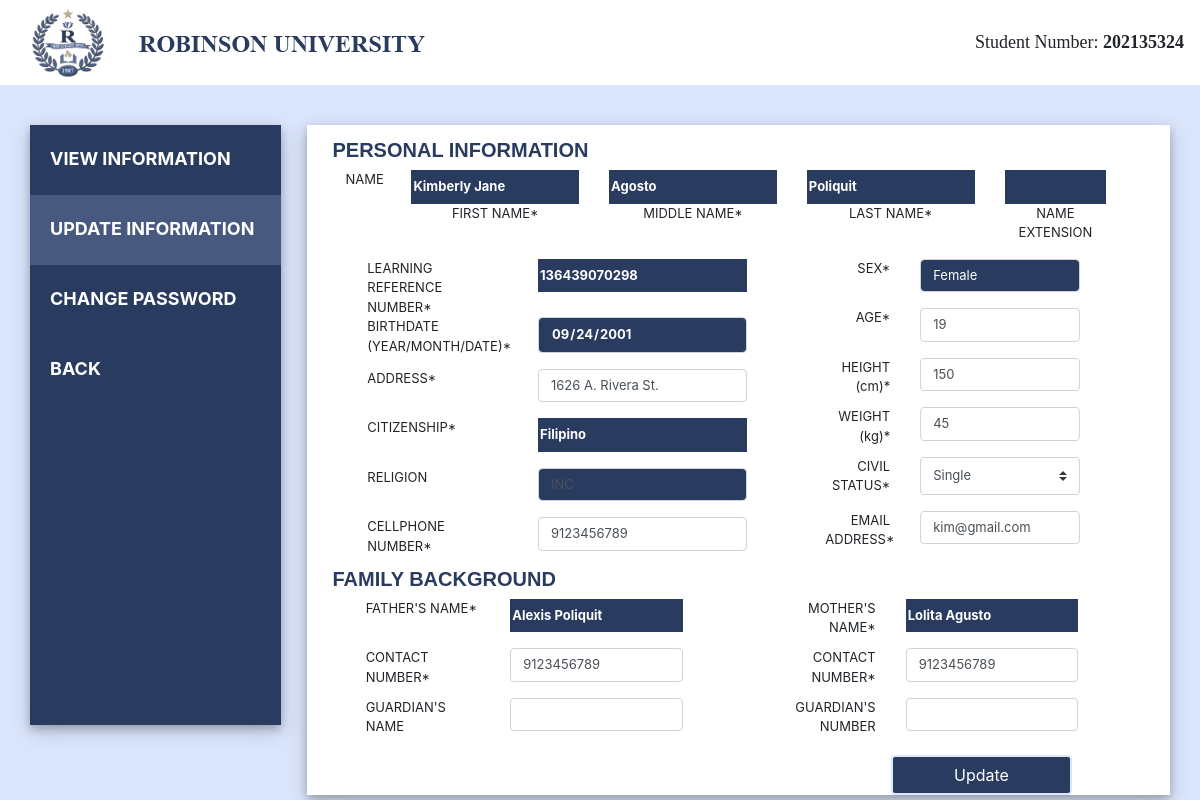
Screenshot of /updateInfo.php (signed in) with the database file from the repository.
### tables this page shows
CREATE TABLE `personalinfo` (
  `id` int(11) NOT NULL,
  `studID` bigint(20) NOT NULL DEFAULT 2021,
  `password` varchar(150) NOT NULL DEFAULT '2021',
  `lastname` varchar(45) NOT NULL,
  `firstname` varchar(45) NOT NULL,
  `middlename` varchar(45) NOT NULL,
  `nExtension` text NOT NULL,
  `lrn` bigint(12) NOT NULL,
  `seks` varchar(11) NOT NULL,
  `birthdate` varchar(12) NOT NULL,
  `age` int(2) NOT NULL,
  `address` text NOT NULL,
  `height` int(5) NOT NULL,
  `citizenship` varchar(50) NOT NULL,
  `weight` int(5) NOT NULL,
  `religion` varchar(150) NOT NULL,
  `civil_status` varchar(150) NOT NULL,
  `cpnum` bigint(15) NOT NULL,
  `email` varchar(150) NOT NULL,
  `fathername` varchar(250) NOT NULL,
  `mothername` varchar(250) NOT NULL,
  `fathernum` bigint(15) NOT NULL,
  `mothernum` bigint(15) NOT NULL,
  `gname` varchar(150) NOT NULL,
  `gnum` varchar(11) NOT NULL,
  `schcategory` varchar(150) NOT NULL,
  `lschname` varchar(250) NOT NULL,
  `lschadd` text NOT NULL,
  `ave` varchar(5) NOT NULL,
  `course` varchar(250) NOT NULL DEFAULT 'none',
  `college` varchar(150) NOT NULL DEFAULT 'college',
  `regStatus` varchar(150) NOT NULL DEFAULT 'Regular',
  `studType` varchar(150) NOT NULL DEFAULT 'New',
  `yrlvl` int(150) NOT NULL DEFAULT 1,
  `enrollStatus` varchar(150) NOT NULL DEFAULT 'Not Yet Enrolled',
  `sched` int(5) NOT NULL DEFAULT 0
);

### updateInfo.php (the view, shortened to what this page needs)
<?php
	include_once 'config.php';
	  if (isset($_SESSION['sid'])) {
		$sid = $_SESSION['sid'];
		$sql = "SELECT * FROM personalinfo WHERE studID = '$sid'";
		$result = mysqli_query($con, $sql);
		while ($row = mysqli_fetch_assoc($result)){
?>
<!DOCTYPE html>
<html>
	<head>
		<link rel="stylesheet" href="https://maxcdn.bootstrapcdn.com/bootstrap/4.0.0/css/bootstrap.min.css">
	</head>
	<body>
			<nav class="navbar navbar-expand-md navbar-dark fixed-top nav-color nav2 d-flex flex-column flex-md-row justify-content-between">
				<img src="header.png" style="margin-left: 0px;">
				<a class="py-2 d-none d-md-inline-block font" name = sid>Student Number: <b><?php echo $sid; ?> </b></a>
			</nav>
			<div class="row">
				<div class="column1">
					<ul><b>
					  <li><a href="viewInfo.php">VIEW INFORMATION</a></li>
					  <li><a class="active" href="updateInfo.php">UPDATE INFORMATION</a></li>
					  <li><a href="changePassword.php">CHANGE PASSWORD</a></li>
					  <li><a href="logIntabs.php">BACK</a></li>
					</ul></b>
				</div>
				<div class="column2">
					<div id="mainPanel">
						<div class="container-fluid py-2">
							<form method="POST" action="s_updateinfo.php">
								<h5 style="margin-top: 5px;">PERSONAL INFORMATION</h5>
								<div class="row ml-2">
									<div class="col-md-1">
										<div class="form-group">NAME</div>
									</div>
									<div class="col-md-3">
										<div class="form-group">
											<input type="text" readonly class="form-control-plaintext color fieldFont" name="fname" value="<?php echo $row['firstname']; ?>">
											<p class="text-center">FIRST NAME*</p>
										</div>
									</div>
									<div class="col-md-3">
										<div class="form-group ">
											<input type="text" readonly class="form-control-plaintext color fieldFont" name="mname" value="<?php echo $row['middlename']; ?>">
											<p class="text-center">MIDDLE NAME*</p>
										</div>
									</div>
									<div class="col-md-3">
										<div class="form-group">
											<input type="text" readonly class="form-control-plaintext color fieldFont" name="lname" value="<?php echo $row['lastname']; ?>">
											<p class="text-center">LAST NAME*</p>
										</div>
									</div>
									<div class="col-md-2">
										<div class="form-group">
											<input type="text" readonly class="form-control-plaintext color fieldFont" name="ext" value="<?php echo $row['nExtension']; ?>">
											<p class="text-center">NAME EXTENSION</p>
										</div>
									</div>
								</div>
								<div class="row ml-1">
									<div class="col-md-7">
										<div class="row">
											<div class="col-md-5">LEARNING REFERENCE NUMBER*</div>
											<div class="col-md-7">
												<div class="form-group">
													<input type="text" readonly class="form-control-plaintext color fieldFont" name="lrn" value="<?php echo $row['lrn']; ?>">
												</div>
											</div>
										</div>
										<div class="row">
											<div class="col-md-5">BIRTHDATE (YEAR/MONTH/DATE)*</div>
											<div class="col-md-7">
												<div class="form-group">
													<input type="date" readonly class="form-control color fieldFont" style=" background-color: #293B5F;" name="bday" value="<?php echo $row['birthdate']; ?>">
												</div>
											</div>
										</div>
										<div class="row">
											<div class="col-md-5">ADDRESS*</div>
											<div class="col-md-7">
												<div class="form-group">
													<input type="text" class="form-control fieldFont" name="address" required value="<?php echo $row['address']; ?>">
												</div>
											</div>
										</div>
										<div class="row">
											<div class="col-md-5">CITIZENSHIP*</div>
											<div class="col-md-7">
												<div class="form-group">
													<input type="text" readonly class="form-control-plaintext color fieldFont"  name="citi" required readonly value="<?php echo $row['citizenship']; ?>">
												</div>
											</div>
										</div>
										<div class="row">
											<div class="col-md-5">RELIGION</div>
											<div class="col-md-7">
												<div class="form-group">
													<input type="text" class="form-control fieldFont" name="rel" style=" background-color: #293B5F;" readonly value="<?php echo $row['religion']; ?>">
												</div>
											</div>
										</div>
										<div class="row">
											<div class="col-md-5">CELLPHONE NUMBER*</div>
											<div class="col-md-7">
												<div class="form-group">
													<input type="tel" class="form-control fieldFont" name="cpnum" required value="<?php echo $row['cpnum']; ?>">
												</div>
											</div>
										</div>
									</div>
									<div class="col-md-5 text-right">
										<div class="row">
											<div class="col-md-4">SEX*</div>
											<div class="col-md-8">
												<div class="form-group">
													<input type="text" readonly class="form-control fieldFont" style=" background-color: #293B5F; color:white;" name="age" required  value="<?php echo $row['seks']; ?>">
												</div>
											</div>
										</div>
										<div class="row">
											<div class="col-md-4">AGE*</div>
											<div class="col-md-8">
												<div class="form-group">
													<input type="number" class="form-control fieldFont" name="age" required value="<?php echo $row['age']; ?>">
												</div>
											</div>
										</div>
										<div class="row">
											<div class="col-md-4">HEIGHT (cm)*</div>
											<div class="col-md-8">
												<div class="form-group">
													<input type="number" class="form-control fieldFont" step=".01" name="he" required value="<?php echo $row['height']; ?>">
												</div>
											</div>
										</div>
										<div class="row">
											<div class="col-md-4">WEIGHT (kg)*</div>
											<div class="col-md-8">
												<div class="form-group">
													<input type="text" class="form-control fieldFont" name="we" required value="<?php echo $row['weight']; ?>">
												</div>
											</div>
										</div>
										<div class="row">
											<div class="col-md-4">CIVIL STATUS*</div>
											<div class="col-md-8">
												<div class="form-group">
													<select class="custom-select fieldFont" name="cs" required value="<?php echo $row['civil_status']; ?>">
														<option>Single</option>
													</select>
												</div>
											</div>
										</div>
										<div class="row">
											<div class="col-md-4">EMAIL ADDRESS*</div>
											<div class="col-md-8">
												<div class="form-group">
													<input type="email" class="form-control fieldFont" name="email" required value="<?php echo $row['email']; ?>">
												</div>
											</div>
										</div>
									</div>
								</div>
								<h5>FAMILY BACKGROUND</h5>
								<div class="row ml-1">
									<div class="col-md-6">
										<div class="row">
											<div class="col-md-5">FATHER'S NAME*</div>
											<div class="col-md-7">
												<div class="form-group">
													<input type="text" readonly class="form-control-plaintext color fieldFont"  name="fathname" required value="<?php echo $row['fathername']; ?>">
												</div>
											</div>
										</div>
										<div class="row">
											<div class="col-md-5">CONTACT NUMBER*</div>
											<div class="col-md-7">
												<div class="form-group">
													<input type="tel" class="form-control fieldFont" name="fathnum" required value="<?php echo $row['fathernum']; ?>">
												</div>
											</div>
										</div>
										<div class="row">
											<div class="col-md-5">GUARDIAN'S NAME</div>
											<div class="col-md-7">
												<div class="form-group">
													<input type="text" class="form-control fieldFont" name="gname" value="<?php echo $row['gname']; ?>">
												</div>
											</div>
										</div>
									</div>
									<div class="col-md-6 text-right">
										<div class="row">
											<div class="col-md-5">MOTHER'S NAME*</div>
											<div class="col-md-7">
												<div class="form-group">
													<input type="text" readonly class="form-control-plaintext color fieldFont"  name="mothname" required value="<?php echo $row['mothername']; ?>">
												</div>
											</div>
										</div>
										<div class="row">
											<div class="col-md-5">CONTACT NUMBER*</div>
											<div class="col-md-7">
												<div class="form-group">
													<input type="tel" class="form-control fieldFont" name="mothnum" required value="<?php echo $row['mothernum']; ?>">
												</div>
											</div>
										</div>
										<div class="row">
											<div class="col-md-5">GUARDIAN'S NUMBER</div>
											<div class="col-md-7">
												<div class="form-group">
													<input type="tel" class="form-control fieldFont" name="gnum" value="<?php echo $row['gnum']; ?>">
												</div>
											</div>
										</div>
									</div>
								</div>
						</div>
						 <div>
							<button type="submit" class="btn btn-outline-dark" name="submit" > Update</button>
						</div>
					</div>
				</div>
			</div>
			<footer class="container">
			  <center><p>© Company 2021-2022</p></center>
			</footer>
	</body>
</html>
<?php }
} else {
	header('location: login.php');
	exit();
}
?>

### updateInfo.php (style rules this page uses)
body { background-color: #dbe6fd; }
.nav2 { background-color: white; height: 85px; width:100%; position: static; float: right; display: inline-block; }
ul { top: 40px; bottom: 50px; background-color: #293b5f; width: 100%; height: 600px; position: relative; box-shadow: 0 4px 8px 0 rgba(0, 0, 0, 0.2), 0 6px 20px 0 rgba(0, 0, 0, 0.19); font-size: 18px; list-style-type: none; color: white; padding: 0; overflow: auto; }
li a { height: 70px; display: block; color: white; padding: 20px; text-decoration: none; }
li a.active { background-color: #47597E; color: white; }
#mainPanel { top: 40px; background-color: white; width: 97%; right: 0px; bottom:0px; float: right; height: 670px; position: relative; box-shadow: 0 4px 8px 0 rgba(0, 0, 0, 0.2), 0 6px 20px 0 rgba(0, 0, 0, 0.19); }
.row { margin:auto; width:95%; }
.column1 { width:22%; }
.column2 { margin: 0; width:78%; }
h5 { color: #293B5F; font-family: Sans-Serif; font-weight: bold; margin-left: 10px; }
div { font-size: 13px; }
.fieldFont { font-size: 13px; }
.btn { background-color: #293B5F; color: white; border: 2px solid #DBE6FD; width: 21%; margin-right: 98px; float: right; }
.color { background-color: #293B5F; color: white; font-weight: bold; }
.font { font-family: Serif; font-size: 18px; }

### rows the page displays
personalinfo: fname "Kimberly Jane", mname "Agosto", lname "Poliquit", lrn "136439070298", bday "09/24/2001", address "1626 A. Rivera St.", citi "Filipino", rel "INC", cpnum "9123456789", age "Female", age "19", he "150", we "45", cs "Single", email "kim@gmail.com", fathname "Alexis Poliquit", fathnum "9123456789", mothname "Lolita Agusto", mothnum "9123456789"
